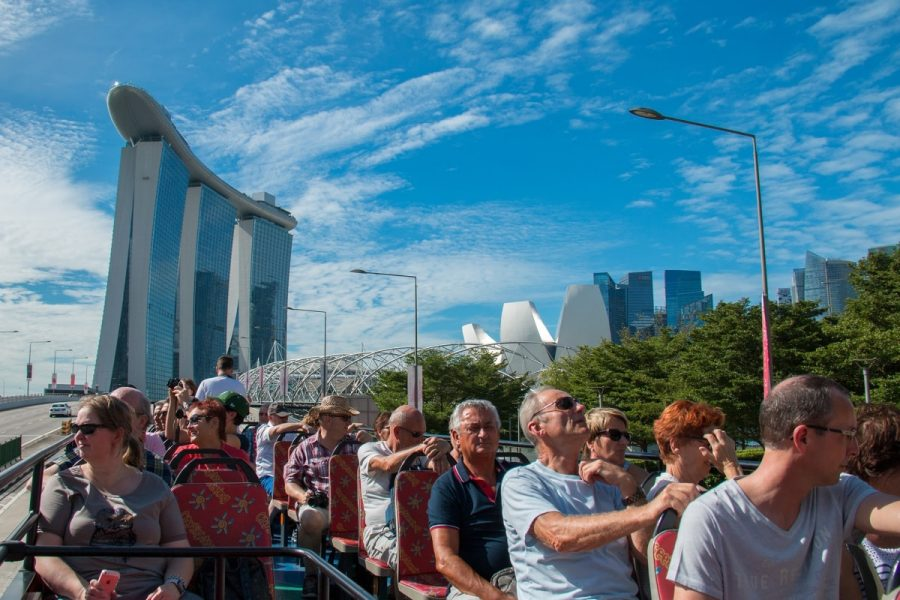
#> input picture images/a.jpg, 900 x 600 px
$ python -i Steganography.py   (imports and definitions only)
#> lines starting #> are read from the running program, lines starting #| are printed output that depends on the picture
#> further down, picture is the input picture: shape (600, 900, 3); mean B, G, R 135.5, 116.4, 80.6
import numpy
import cv2

class Steganography():

    # [43 lines left out: functions RGB2BayerBG, weightedRGB, not called in this run]


    @staticmethod
    def re_weightedRGB(img):
        """
        reconstruct 3 images from a RGB merged image
        :param img: Stego image
        :return: 3 images with 1 channel respectively
        """
        img_1 = img[:, :, 0]
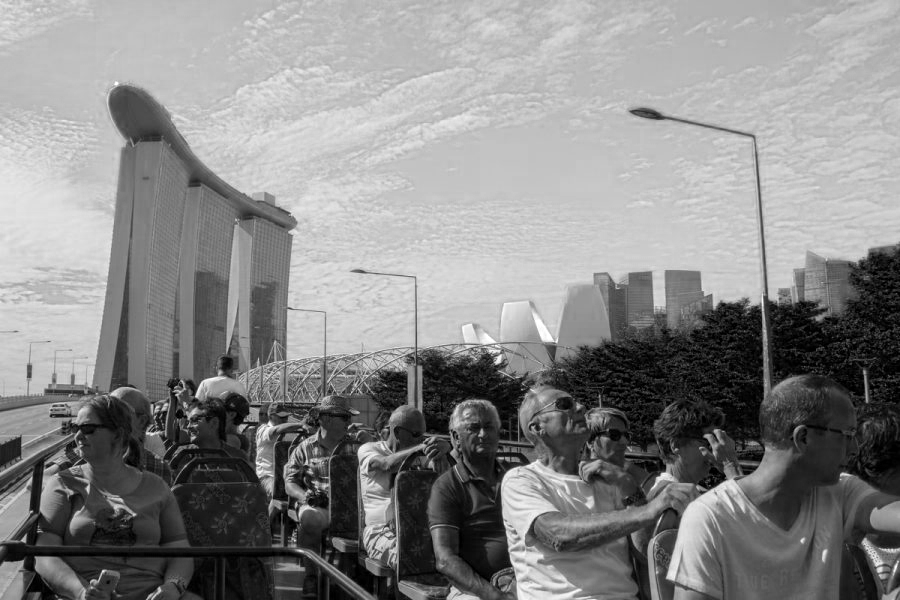
#> img_1: shape (600, 900); min 0, max 255, mean 135.5
        img_2 = img[:, :, 1]
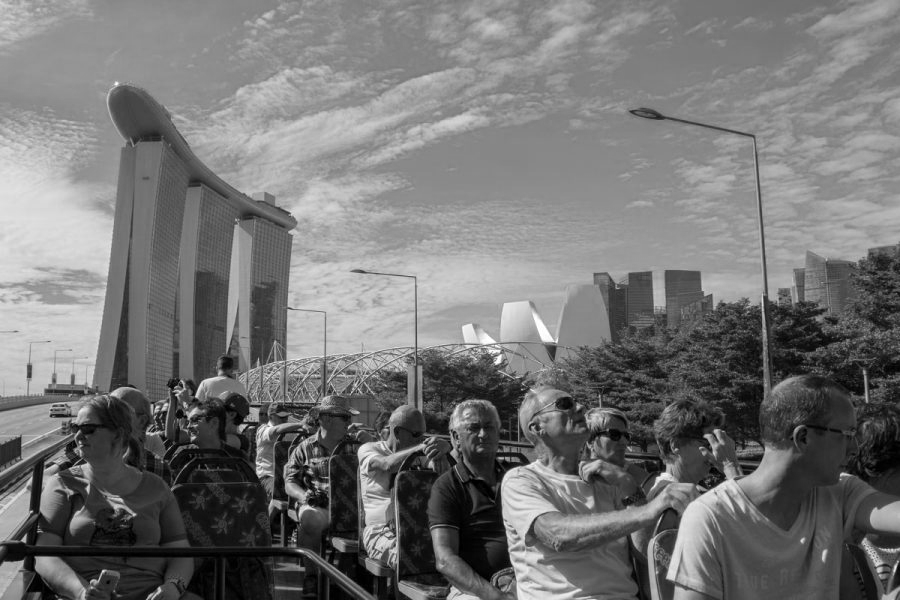
#> img_2: shape (600, 900); min 0, max 255, mean 116.4
        img_3 = img[:, :, 2]
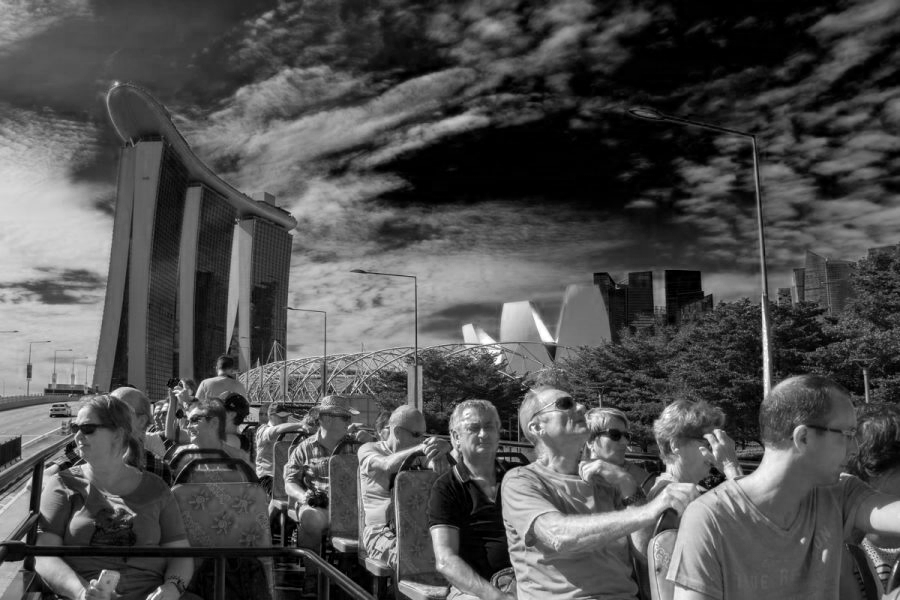
#> img_3: shape (600, 900); min 0, max 255, mean 80.6
        return cv2.cvtColor(img_1, cv2.COLOR_BAYER_BG2BGR),cv2.cvtColor(img_2, cv2.COLOR_BAYER_BG2BGR),cv2.cvtColor(img_3, cv2.COLOR_BAYER_BG2BGR)


# [11 lines of commented-out code are left out]

>>> import cv2
>>> picture = cv2.imread('images/a.jpg')
>>> result = Steganography().re_weightedRGB(picture)

$ run again, on images/c.jpg
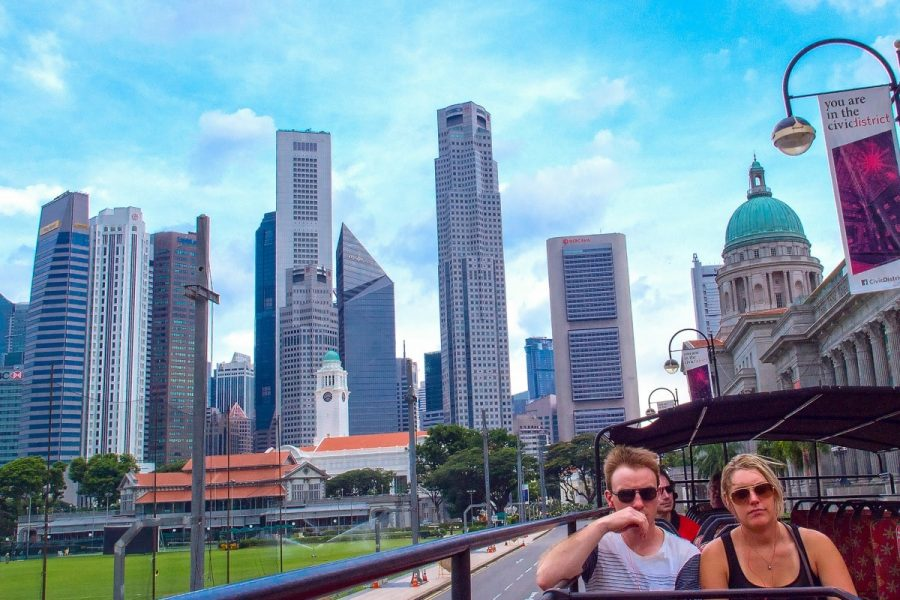
#> input picture images/c.jpg, 900 x 600 px
#> picture is the input picture: shape (600, 900, 3); mean B, G, R 168, 148.7, 121.4
#> in re_weightedRGB, `img_2 = img[:, :, 1]`:
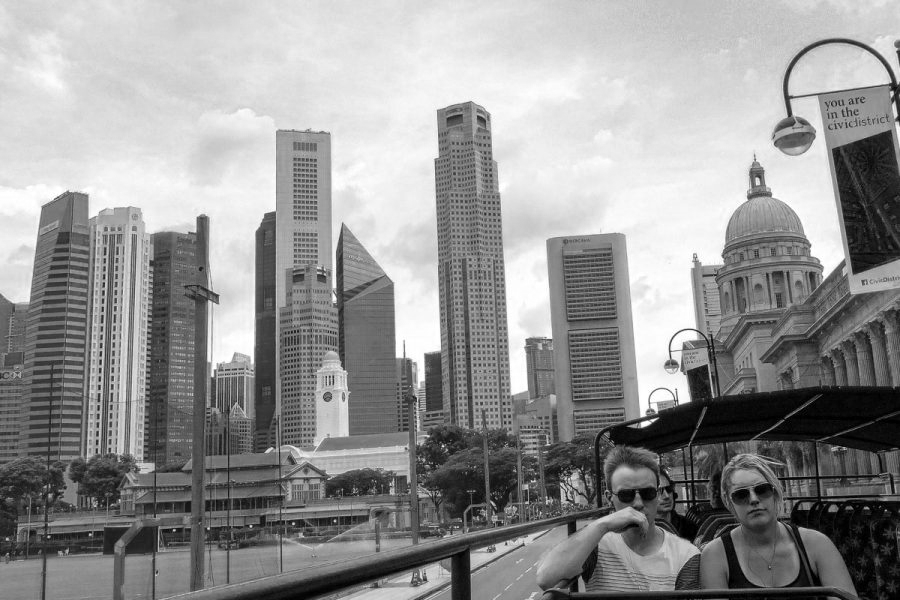
#> img_2: shape (600, 900); min 0, max 255, mean 148.7
#> in re_weightedRGB, `img_3 = img[:, :, 2]`:
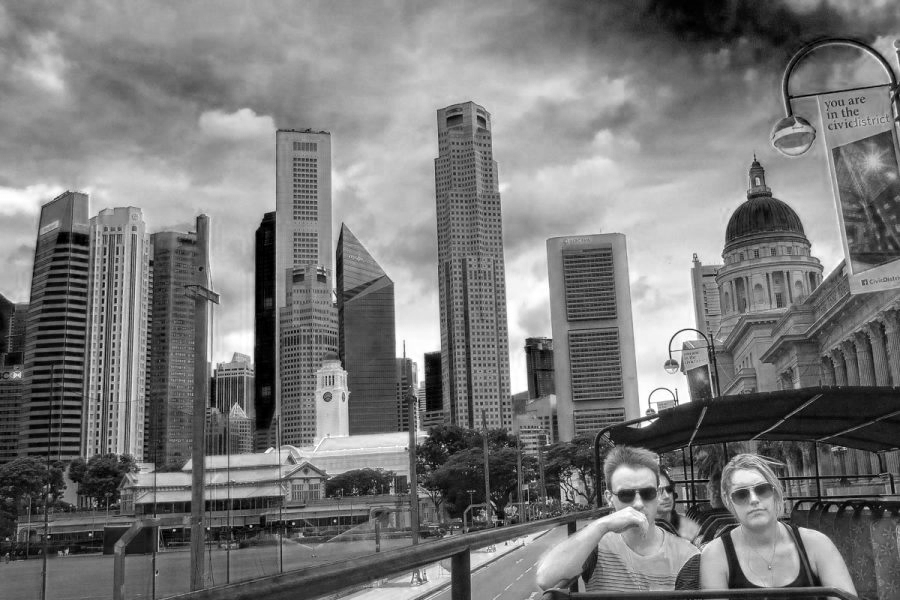
#> img_3: shape (600, 900); min 0, max 255, mean 121.4
